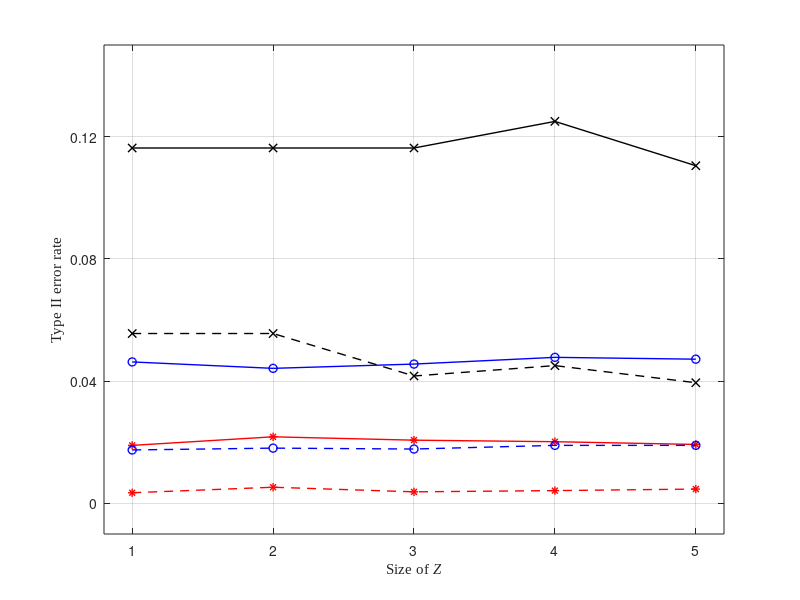

Source code (MATLAB):
clear;
clc;
x=[1,2,3,4,5];

SCIT100 =  [    0.0190    0.0218    0.0207    0.0202    0.0193];
ReCIT100 = [    0.0463    0.0442    0.0456    0.0478    0.0472];
FRCIT100 = [    0.1163    0.1163    0.1163    0.1250    0.1105];
SCIT200 =  [    0.0035    0.0053    0.0038    0.0042    0.0047];
ReCIT200 = [    0.0175    0.0181    0.0178    0.0190    0.0190];
FRCIT200 = [    0.0556    0.0556    0.0417    0.0451    0.0395];

lw = 1;

plot(x,SCIT100,'*-r','LineWidth',lw);
hold on;
plot(x,SCIT200,'*--r','LineWidth',lw);
hold on;
plot(x,ReCIT100,'o-b','LineWidth',lw);
hold on;
plot(x,ReCIT200,'o--b','LineWidth',lw);
hold on;
plot(x,FRCIT100,'x-k','LineWidth',lw);
hold on;
plot(x,FRCIT200,'x--k','LineWidth',lw);
hold on;
grid on;
xlim([0.8,5.2]);
ylim([-0.01,0.15]);
set(gca,'xtick',[1,2,3,4,5]);
set(gca,'ytick',[0 0.04 0.08 0.12]);
xlabel('Size of \itZ','Fontname','Times New Roman');
ylabel('Type II error rate','Fontname','Times New Roman');